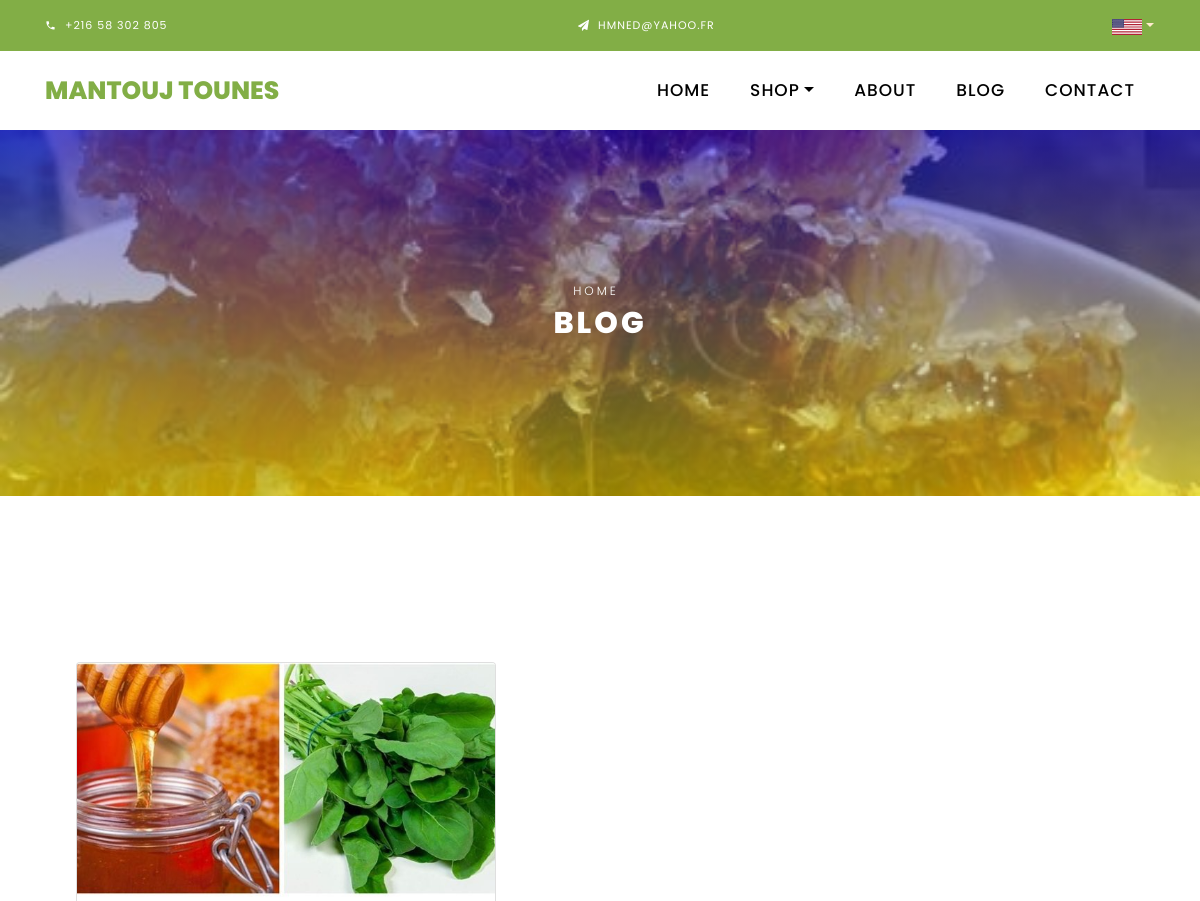
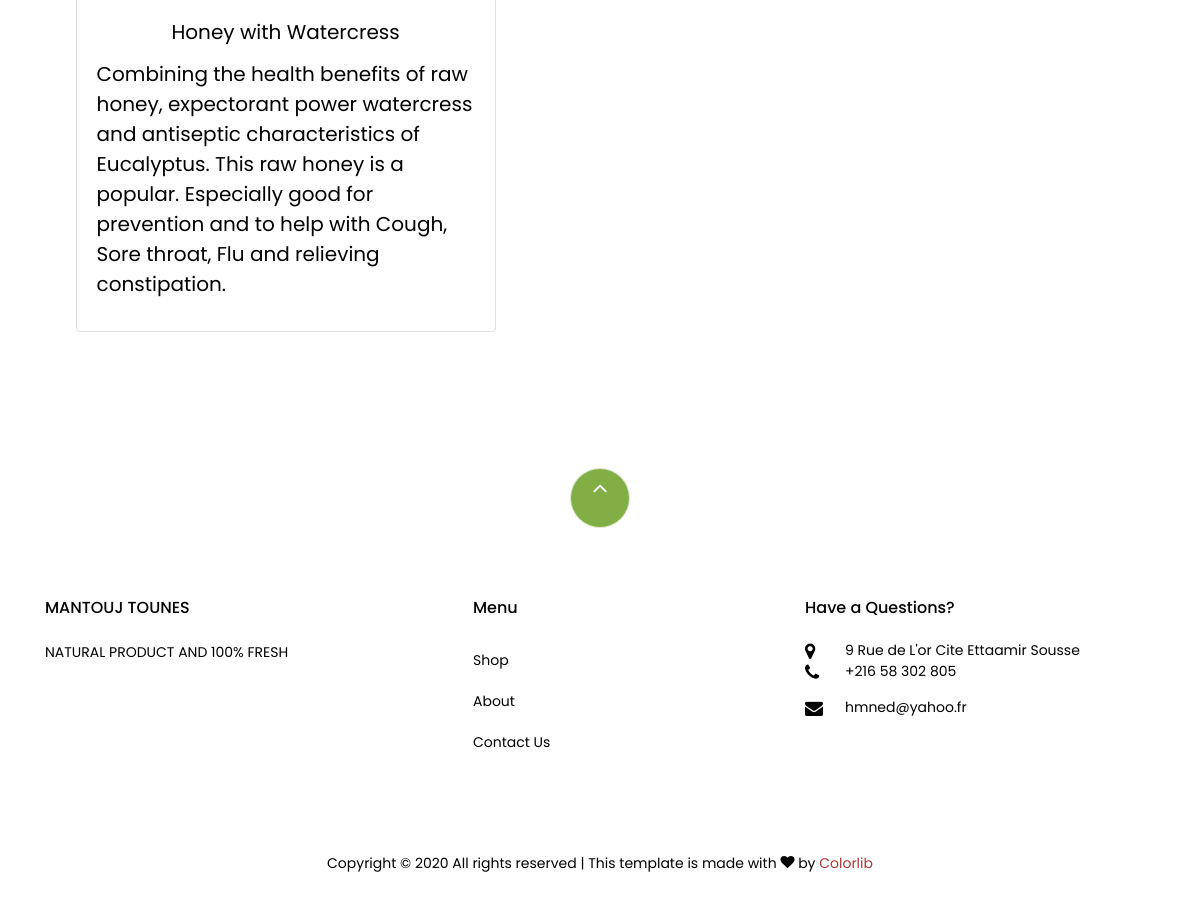
Page /blog on the committed database (2 pictures, top to bottom).
### princ/models.py (models this page shows, shortened)
class Blog(models.Model):
    image = models.ImageField(upload_to='pics')
    Title = models.CharField(max_length=5000)
    body = models.TextField(max_length=10020)
    Imgwidth = models.IntegerField()
    Imgheight = models.IntegerField()

### princ/views.py (the view)
# urls.py: path('blog', views.blog, name='blog')
def blog(request):
    blog = Blog.objects.all()
    return render(request, 'blog.html', context={'blog':blog})

### template/blog.html (shortened to what this page needs)
{% load static %}
<!DOCTYPE html>
<html lang="en">
  <head>
    <link rel="stylesheet" href="{% static 'css/open-iconic-bootstrap.min.css' %}">
    <link rel="stylesheet" href="{% static 'css/animate.css' %}">
    <link rel="stylesheet" href="{% static 'css/owl.carousel.min.css' %}">
    <link rel="stylesheet" href="{% static 'css/owl.theme.default.min.css' %}">
    <link rel="stylesheet" href="{% static 'css/magnific-popup.css' %}">
    <link rel="stylesheet" href="{% static 'css/aos.css' %}">
    <link rel="stylesheet" href="{% static 'css/ionicons.min.css' %}">
    <link rel="stylesheet" href="{% static 'css/bootstrap-datepicker.css' %}">
    <link rel="stylesheet" href="{% static 'css/jquery.timepicker.css' %}">
    <link rel="stylesheet" href="{% static 'css/flaticon.css' %}">
    <link rel="stylesheet" href="{% static 'css/icomoon.css' %}">
    <link rel="stylesheet" href="{% static 'css/style.css' %}">
  </head>
  <body class="goto-here">
    <div class="py-1 bg-primary">
      <div class="container">
        <div class="row no-gutters d-flex align-items-start align-items-center px-md-0">
          <div class="col-lg-12 d-block">
            <div class="row d-flex">
              <div class="col-md pr-4 d-flex topper align-items-center">
                <div class="icon mr-2 d-flex justify-content-center align-items-center">
                  <span class="icon-phone2"></span>
                </div>
                <span class="text">+216 58 302 805</span>
              </div>
              <div class="col-md pr-4 d-flex topper align-items-center">
                <div class="icon mr-2 d-flex justify-content-center align-items-center">
                  <span class="icon-paper-plane"></span>
                </div>
                <span class="text">Hmned@yahoo.fr</span>
              </div>
              <div class="#">
                <a class="nav-link dropdown-toggle" href="#" id="dropdown04" data-toggle="dropdown" aria-haspopup="true"
                  aria-expanded="false" style="color: blanchedalmond;"><img src="{% static 'images/us.svg' %}" alt=""
                    width="30px" length="30px" /></a>
              </div>
            </div>
          </div>
        </div>
      </div>
    </div>
    <nav class="navbar navbar-expand-lg navbar-dark ftco_navbar bg-dark ftco-navbar-light" id="ftco-navbar">
      <div class="container">
        <a class="navbar-brand" href="/">MANTOUJ TOUNES</a>
        <div class="collapse navbar-collapse" id="ftco-nav">
          <ul class="navbar-nav ml-auto">
            <li class="nav-item"><a href="/" class="nav-link">Home</a></li>
            <li class="nav-item dropdown">
              <a class="nav-link dropdown-toggle" href="#" id="dropdown04" data-toggle="dropdown" aria-haspopup="true"
                aria-expanded="false">Shop</a>
            </li>
            <li class="nav-item">
              <a href="about" class="nav-link">About</a>
            </li>
            <li class="nav-item active">
              <a href="blog" class="nav-link">Blog</a>
            </li>
            <li class="nav-item">
              <a href="contact" class="nav-link">Contact</a>
            </li>
          </ul>
        </div>
      </div>
    </nav>
    <div class="hero-wrap hero-bread" style="background-image:linear-gradient(rgba(0, 0, 255, 0.5), rgba(255, 255, 0, 0.5)), url({% static 'images/img6.jpg' %});">
      <div class="container">
        <div class="row no-gutters slider-text align-items-center justify-content-center">
          <div class="col-md-9 ftco-animate text-center">
          	<p class="breadcrumbs"><span class="mr-2"><a href="/">Home</a></span></p>
            <h1 class="mb-0 bread">Blog</h1>
          </div>
        </div>
      </div>
    </div>
    <section class="ftco-section" >
    	<div class="">
            {% for a in blog %}
            <div id="{{ a.Title }}" class="card" style=" width: 35%; margin:2cm; display:inline-block; height:auto">
              <img class="card-img-top" src="{{ a.image.url }}" alt="Card image cap"></a>
              <div class="card-body">
                <h5 class="card-title" align="center">{{ a.Title }}</h5>
                <h5 class="card-title" align="left">{{ a.body }}</h5>
              </div>
            </div>
             {% endfor %}
    		</div>
    </section>
    <footer class="ftco-footer ftco-section">
      <div class="container">
        <div class="row">
          <div class="mouse">
            <a href="#" class="mouse-icon">
              <div class="mouse-wheel">
                <span class="ion-ios-arrow-up"></span>
              </div>
            </a>
          </div>
        </div>
        <div class="row mb-5">
          <div class="col-md">
            <div class="ftco-footer-widget mb-4">
              <h2 class="ftco-heading-2">MANTOUJ TOUNES</h2>
              <p>
                NATURAL PRODUCT AND 100% FRESH
              </p>
              <ul class="ftco-footer-social list-unstyled float-md-left float-lft mt-5">
              </ul>
            </div>
          </div>
          <div class="col-md">
            <div class="ftco-footer-widget mb-4 ml-md-5">
              <h2 class="ftco-heading-2">Menu</h2>
              <ul class="list-unstyled">
                <li><a href="shop" class="py-2 d-block">Shop</a></li>
                <li><a href="about" class="py-2 d-block">About</a></li>
                <li><a href="contact" class="py-2 d-block">Contact Us</a></li>
              </ul>
            </div>
          </div>
          <div class="col-md">
            <div class="ftco-footer-widget mb-4">
              <h2 class="ftco-heading-2">Have a Questions?</h2>
              <div class="block-23 mb-3">
                <ul>
                  <li>
                    <span class="icon icon-map-marker"></span><span class="text">9 Rue de L'or Cite Ettaamir Sousse</span>
                  </li>
                  <li>
                    <a href="#"><span class="icon icon-phone"></span><span class="text">+216 58 302 805</span></a>
                  </li>
                  <li>
                    <a href="#"><span class="icon icon-envelope"></span><span
                        class="text">hmned@yahoo.fr</span></a>
                  </li>
                </ul>
              </div>
            </div>
          </div>
        </div>
        <div class="row">
          <div class="col-md-12 text-center">
            <p>
              Copyright &copy;
              All rights reserved | This template is made with
              <i class="icon-heart color-danger" aria-hidden="true"></i> by
              <a href="https://colorlib.com" target="_blank">Colorlib</a>
            </p>
          </div>
        </div>
      </div>
    </footer>
  </body>
</html>

### static/css/icomoon.css (style rules this page uses)
[class^="icon-"], [class*=" icon-"] { font-family: 'icomoon' !important; speak: none; font-style: normal; font-weight: normal; font-variant: normal; text-transform: none; line-height: 1; -webkit-font-smoothing: antialiased; -moz-osx-font-smoothing: grayscale; }
.icon-heart:before { content: "\f004"; }
.icon-map-marker:before { content: "\f041"; }
.icon-phone:before { content: "\f095"; }
.icon-envelope:before { content: "\f0e0"; }
.icon-paper-plane:before { content: "\f1d8"; }
.icon-phone2:before { content: "\e0cd"; }

### rows in the picture
Blog: image (picture), Title "Honey with Watercress", body "Combining the health benefits of raw honey, expectorant power watercress and antiseptic characteristics of Eucalyptus. This raw honey is a popular. Especially good for prevention and to help with Cough, Sore throat, Flu and relieving constipation."
